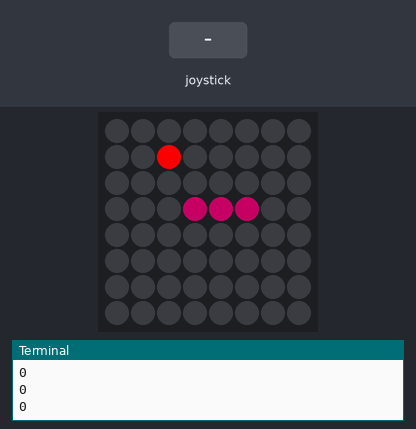
Simulated run of this program. Board: Raspberry Pi (BCM pin numbers) with a Sense HAT. Shown: the Sense HAT's 8×8 RGB LED matrix, the last lines printed to the terminal. Inputs (shaded band) come from the test bench. Random numbers come from a fixed seed; the 64×8 strip is a reading aid, not a part: it shows the text the matrix is scrolling, unrolled, one strip-width of it at a time. At 9.7 s the program stops and its outputs stay as they are.

Above: at 1.2 s.
1.3 s: joystick pushed down
At 1.9 s:
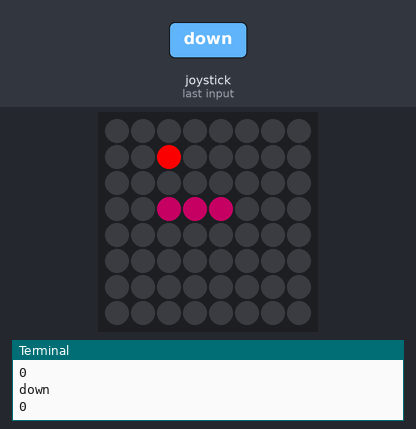
At 2.4 s:
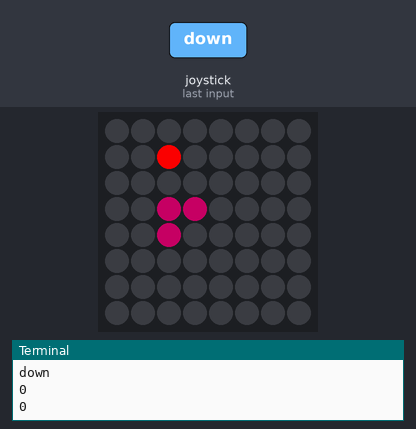
4.3 s: joystick pushed up
At 10.2 s:
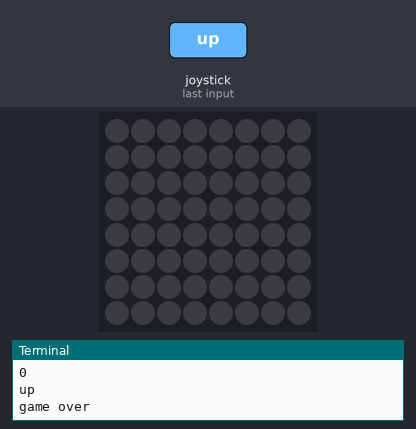
Timing chart, 0 to 11.2 s (numbered marks = the images above; inputs shaded):
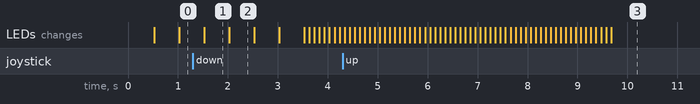

Measured:
- what the display in image 1 shows lasts 0.5 s, from 1.5 s to 2.0 s

The program:

slug.py
```python
#This file make Slug game, with SenseHat
#author : Kim Min-seo, Jung En-Jun, Lee Min-Hung, kim min-ji
#advisor: Baek Dae-Seong
#2022.08. ~ 22.09.30
from sense_hat import SenseHat
from time import sleep
from random import randint


sense = SenseHat()
slug = [[5,3], [6,3],[7,3]]
directionkey = 'left'
score = 0
appleColor = (243,36,14)


def check_meet_apple():
    slug_x = slug[0][0]
    slug_y = slug[0][1]

    if a_x == slug_x and a_y == slug_y:
      return 'meet'
    else:
      return 'noting'

#make draw_apple
def draw_apple(x,  y):
  sense.set_pixel(x, y, appleColor )


apple_y = (0,7)
apple_x = (0,7)


def change_up(event):
    global directionkey
    if event.action == 'pressed':
        print('up')
        directionkey = 'up'


def change_down(event):
   global directionkey
   if event.action == 'pressed':
        print('down')
        directionkey = 'down'


def change_right(event):
    global directionkey
    if event.action == 'pressed':
        directionkey = 'right'


def change_left(event):
    global directionkey
    if event.action == 'pressed':
        directionkey = 'left'


def draw_slug():
    for part in slug:
        x=part[0]
        y=part[1]
        sense.set_pixel(x, y, (100,0,50))


def move_slug():
    global slug, directionkey, k
    #head = slug[0]
    head_x = slug[0][0]
    head_y = slug[0][1]

    if directionkey == 'down':
        head_y += 1
    elif directionkey == 'up':
        head_y -= 1
    elif directionkey == 'left':
        head_x -= 1
    else:
        head_x += 1

    slug.insert(0, [head_x, head_y])
    k = slug.pop()

    if head_y == 8 or head_y == -1 or \
       head_x == 8 or head_x == -1 :
        return 'game over'
    else:
        return 'I am happy'


sense.stick.direction_up = change_up
sense.stick.direction_down = change_down
sense.stick.direction_left = change_left
sense.stick.direction_right = change_right


a_x = randint(0, 7)
a_y = randint(0, 7)

while True:
    sense.clear()
    draw_slug()
    draw_apple(a_x, a_y)

    status = move_slug()
    if status  == 'game over':
      sense.show_message('game over')
      print('game over')
      break

    if check_meet_apple() == 'meet':
      score += 1
      a_x = randint(0, 7)
      a_y = randint(0, 7)

    print(score)
    sleep(0.5)
```
